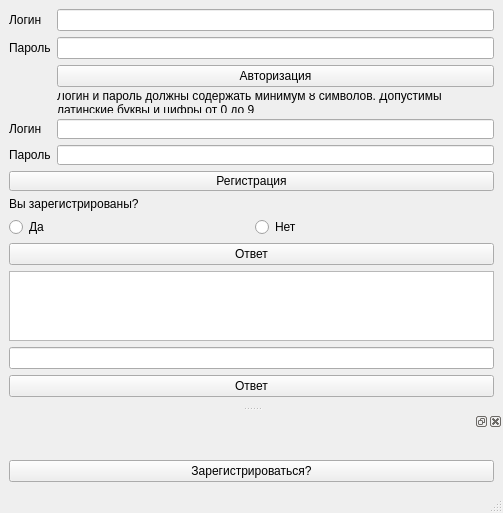
<?xml version="1.0" encoding="UTF-8"?>
<ui version="4.0">
 <class>MainWindow</class>
 <widget class="QMainWindow" name="MainWindow">
  <property name="geometry">
   <rect>
    <x>0</x>
    <y>0</y>
    <width>503</width>
    <height>481</height>
   </rect>
  </property>
  <property name="windowTitle">
   <string>MainWindow</string>
  </property>
  <widget class="QWidget" name="centralwidget">
   <layout class="QGridLayout" name="gridLayout_6">
    <item row="0" column="0">
     <layout class="QGridLayout" name="gridLayout">
      <item row="0" column="0">
       <widget class="QLabel" name="Label">
        <property name="text">
         <string>Логин</string>
        </property>
       </widget>
      </item>
      <item row="0" column="1">
       <widget class="QLineEdit" name="LineEdit"/>
      </item>
      <item row="1" column="0">
       <widget class="QLabel" name="Label_2">
        <property name="text">
         <string>Пароль</string>
        </property>
       </widget>
      </item>
      <item row="1" column="1">
       <widget class="QLineEdit" name="LineEdit_2"/>
      </item>
      <item row="2" column="1">
       <widget class="QPushButton" name="pushButton">
        <property name="text">
         <string>Авторизация</string>
        </property>
       </widget>
      </item>
     </layout>
    </item>
    <item row="2" column="0">
     <layout class="QGridLayout" name="gridLayout_4">
      <item row="0" column="0" colspan="2">
       <widget class="QLabel" name="label_2">
        <property name="text">
         <string>Вы зарегистрированы?</string>
        </property>
       </widget>
      </item>
      <item row="1" column="0">
       <widget class="QRadioButton" name="radioButton">
        <property name="text">
         <string>Да</string>
        </property>
       </widget>
      </item>
      <item row="1" column="1">
       <widget class="QRadioButton" name="radioButton_2">
        <property name="text">
         <string>Нет</string>
        </property>
       </widget>
      </item>
      <item row="2" column="0" colspan="2">
       <widget class="QPushButton" name="pushButton_3">
        <property name="text">
         <string>Ответ</string>
        </property>
       </widget>
      </item>
     </layout>
    </item>
    <item row="3" column="0">
     <layout class="QGridLayout" name="gridLayout_5">
      <item row="0" column="0">
       <widget class="QTextEdit" name="textEdit"/>
      </item>
      <item row="1" column="0">
       <widget class="QLineEdit" name="lineEdit">
        <property name="acceptDrops">
         <bool>true</bool>
        </property>
       </widget>
      </item>
     </layout>
    </item>
    <item row="1" column="0">
     <layout class="QGridLayout" name="gridLayout_3">
      <item row="0" column="1">
       <widget class="QLabel" name="label">
        <property name="tabletTracking">
         <bool>false</bool>
        </property>
        <property name="text">
         <string>Логин и пароль должны содержать минимум 8 символов. Допустимы латинские буквы и цифры от 0 до 9</string>
        </property>
        <property name="scaledContents">
         <bool>false</bool>
        </property>
        <property name="wordWrap">
         <bool>true</bool>
        </property>
       </widget>
      </item>
      <item row="1" column="0">
       <widget class="QLabel" name="Label_3">
        <property name="text">
         <string>Логин</string>
        </property>
       </widget>
      </item>
      <item row="1" column="1">
       <widget class="QLineEdit" name="LineEdit_3"/>
      </item>
      <item row="2" column="0">
       <widget class="QLabel" name="Label_4">
        <property name="text">
         <string>Пароль</string>
        </property>
       </widget>
      </item>
      <item row="2" column="1">
       <widget class="QLineEdit" name="LineEdit_4"/>
      </item>
      <item row="3" column="0" colspan="2">
       <widget class="QPushButton" name="pushButton_2">
        <property name="text">
         <string>Регистрация</string>
        </property>
       </widget>
      </item>
     </layout>
    </item>
    <item row="4" column="0">
     <widget class="QPushButton" name="pushButton_5">
      <property name="text">
       <string>Ответ</string>
      </property>
     </widget>
    </item>
   </layout>
  </widget>
  <widget class="QStatusBar" name="statusbar"/>
  <widget class="QDockWidget" name="dockWidget">
   <attribute name="dockWidgetArea">
    <number>8</number>
   </attribute>
   <widget class="QWidget" name="dockWidgetContents_2">
    <layout class="QGridLayout" name="gridLayout_2">
     <item row="0" column="0">
      <widget class="QLabel" name="label_3">
       <property name="text">
        <string/>
       </property>
      </widget>
     </item>
     <item row="1" column="0">
      <widget class="QPushButton" name="pushButton_4">
       <property name="text">
        <string>Зарегистрироваться?</string>
       </property>
      </widget>
     </item>
    </layout>
   </widget>
  </widget>
 </widget>
 <resources/>
 <connections/>
</ui>
